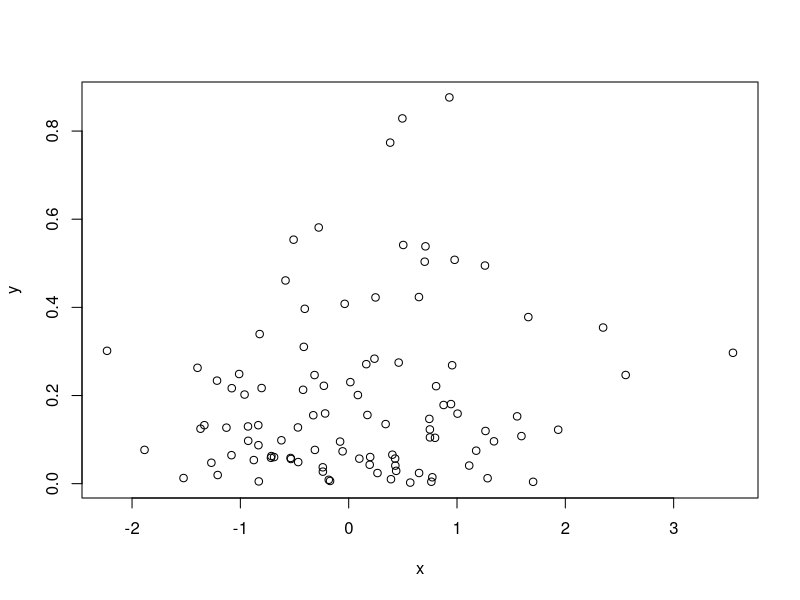
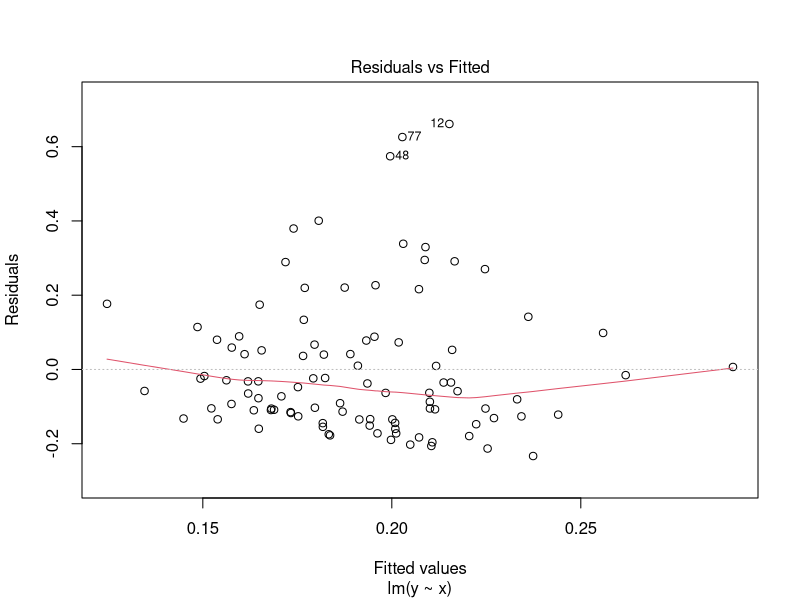
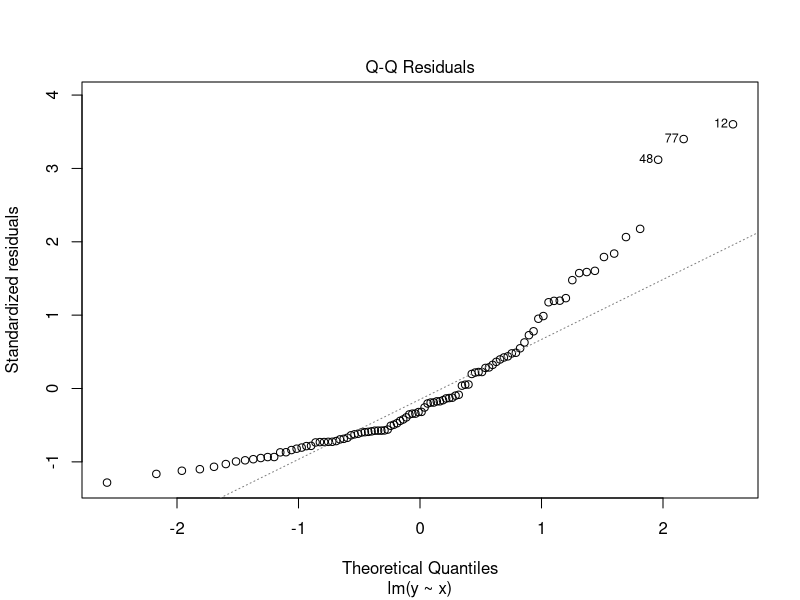
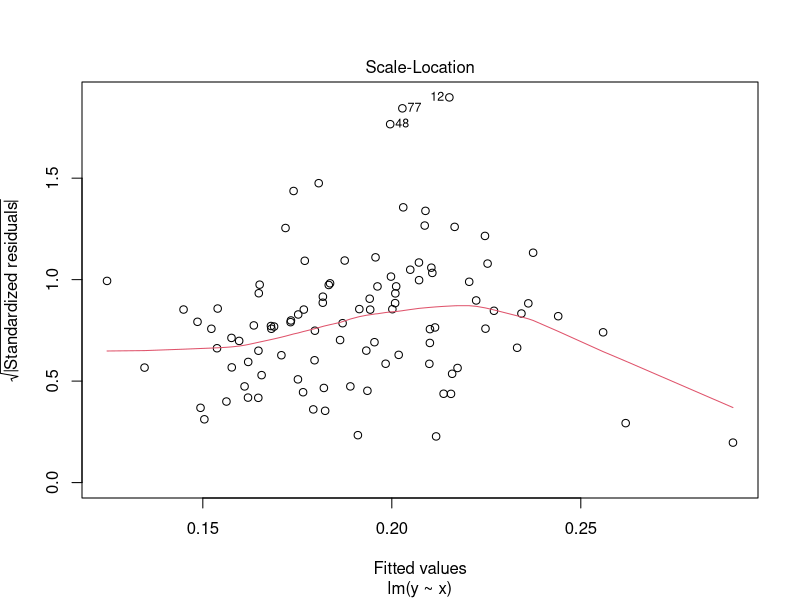
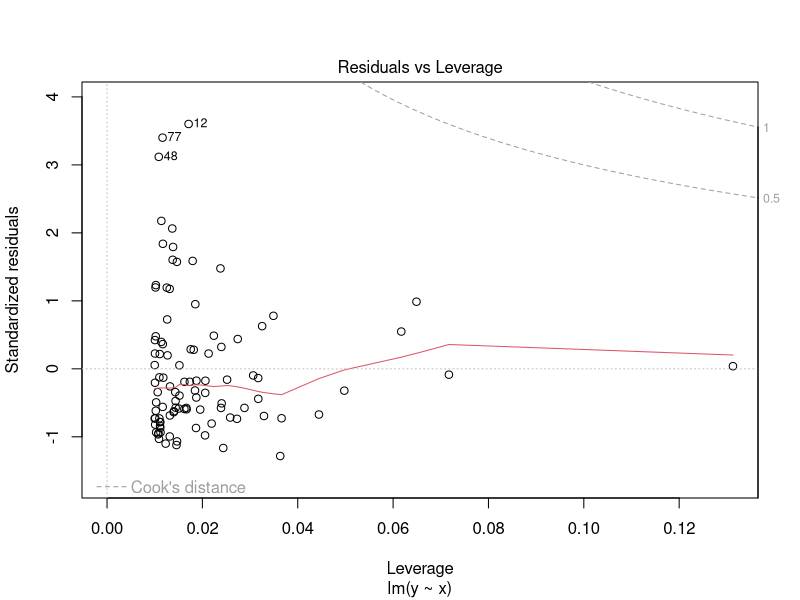

Recreate these plots in R, in order.
## ---- chunk 1
x <- rnorm(100)
y <- rexp(100,5)
plot(y~x)
## ---- chunk 2
m <- lm(y~x)
summary(m)
## ---- chunk 3
confint(m)
## ---- chunk 4
anova(m)
## ---- chunk 5
plot(m)
